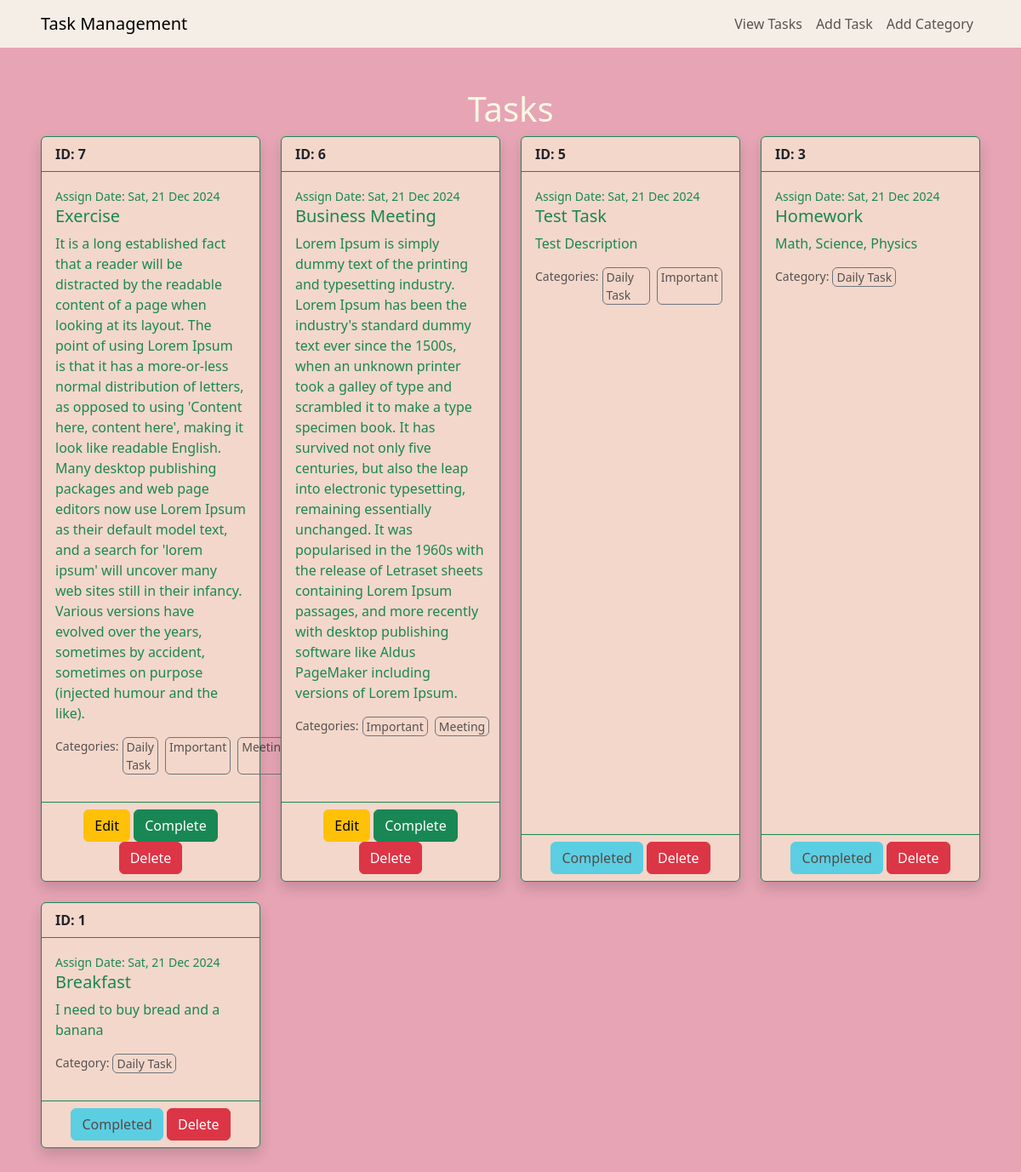
Before: / with the older database file.
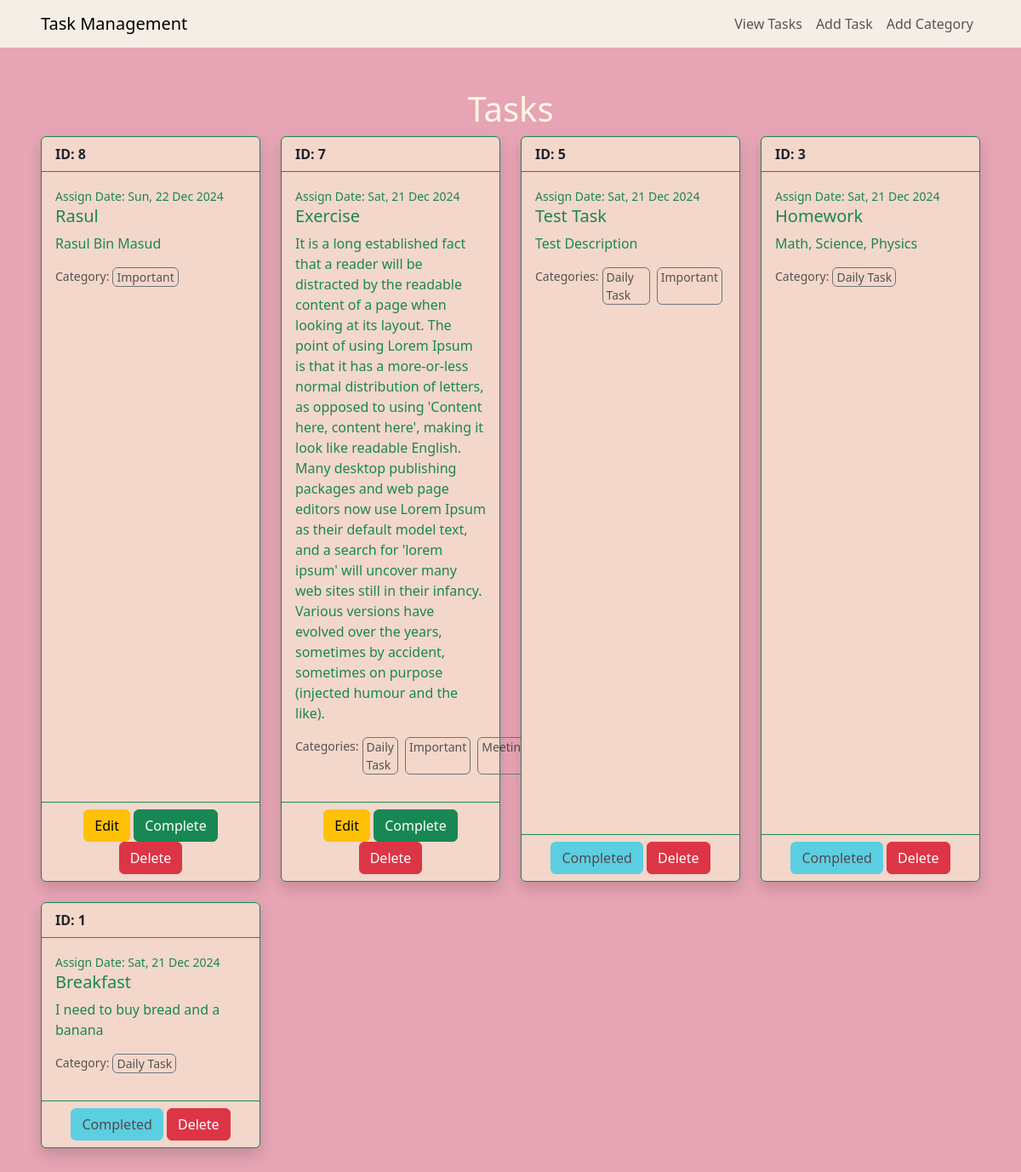
After: the same page with the newer database file.
### task/models.py (models this page shows, shortened)
class Task(models.Model):
    title = models.CharField(max_length=200)
    description = models.TextField()
    assign_date = models.DateField(auto_now_add=True)
    is_completed = models.BooleanField(default=False)
    category = models.ManyToManyField(Category)

### category/models.py (models this page shows, shortened)
class Category(models.Model):
    category_name = models.CharField(max_length=100)

### task/views.py (the view)
# urls.py: path('', views.view_task, name='view_task'),
def view_task(request):
    tasks = models.Task.objects.all().order_by('-id')
    return render(request, 'view_task.html', {'tasks':tasks})

### task/templates/view_task.html (shortened to what this page needs)
{% extends 'base.html' %}
{% block content %}
<h1 class="text-center">Tasks</h1>
<div class="row row-cols-1 row-cols-md-4 g-4">
    {% for task in tasks %}
    <div class="col">
        <div class="card h-100 border-success mb-3 shadow">
            <div class="card-header bg-transparent border-success fw-bold">ID: {{task.id}}</div>
            <div class="card-body text-success">
                <small>Assign Date: {{task.assign_date | date:'D, d M Y'}}</small>
                <h5 class="card-title">{{task.title}}</h5>
                <p class="card-text">{{task.description}}</p>
                <small class="text-body-secondary d-flex">
                    Categor{{task.category.count | pluralize:'y,ies'}}:
                    {% for cat in task.category.all %}
                    <div class="border border-secondary px-1 rounded mx-1">{{cat.category_name}}</div>
                    {% endfor %}
                </small>
            </div>
            <div class="card-footer bg-transparent border-success text-center">
                {% if task.is_completed %}
                <button class="btn btn-info" disabled>Completed</button>
                {% else %}
                <a href="{% url 'edit_task' task.id %}" class="btn btn-warning">Edit</a>
                <a href="{% url 'complete_task' task.id %}" class="btn btn-success">Complete</a>
                {% endif %}
                <a href="{% url 'delete_task' task.id %}" class="btn btn-danger">Delete</a>
            </div>
        </div>
    </div>
    {% endfor %}
</div>
{% endblock %}

### templates/base.html (shortened to what this page needs)
{% load static %}
<!DOCTYPE html>
<html lang="en">
<head>
    <link href="https://cdn.jsdelivr.net/npm/bootstrap@5.3.3/dist/css/bootstrap.min.css" rel="stylesheet">
    <link rel="stylesheet" href="{% static 'style.css' %}">
</head>
<body>
    <nav class="navbar navbar-expand-lg bg-body-tertiary">
        <div class="container-fluid px-5">
          <a class="navbar-brand" href="{% url 'view_task' %}">Task Management</a>
          <div class="collapse navbar-collapse justify-content-end" id="navbarNav">
            <ul class="navbar-nav">
              <li class="nav-item">
                <a class="nav-link" href="{% url 'view_task' %}">View Tasks</a>
              </li>
              <li class="nav-item">
                <a class="nav-link" href="{% url 'add_task' %}">Add Task</a>
              </li>
              <li class="nav-item">
                <a class="nav-link" href="{% url 'add_category' %}">Add Category</a>
              </li>
            </ul>
          </div>
        </div>
      </nav>
    <div class="m-5">
        {% block content %}
        {% endblock %}
    </div>
</body>
</html>

### static/style.css (style rules this page uses)
body { background-color: #E6A4B4; color: #FFF8E3; }
.navbar { background-color: #F5EEE6 !important; }
.card { background-color: #F3D7CA !important; }

Changed rows visible on the page:
removed Task: id "6", assign_date "Sat, 21 Dec 2024", title "Business Meeting", description "Lorem Ipsum is simply dummy text of the printing and typesetting industry. Lorem Ipsum has been the industry's standard dummy text ever since the 1500s, when an unknown printer took a galley of type and scrambled it to make a type specimen book. It has survived not only five centuries, but also the leap into electronic typesetting, remaining essentially unchanged. It was popularised in the 1960s with the release of Letraset sheets containing Lorem Ipsum passages, and more recently with desktop publishing software like Aldus PageMaker including versions of Lorem Ipsum.", category.count|pluralize "ies", is_completed "Edit", Category (category_name "Important"), Category (category_name "Meeting")
added Task: id "8", assign_date "Sun, 22 Dec 2024", title "Rasul", description "Rasul Bin Masud", category.count|pluralize "y", is_completed "Edit", Category (category_name "Important")
